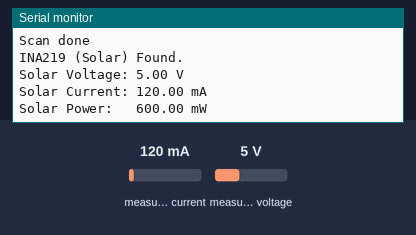
Recording of a sketch running on a simulated ESP32. Parts: the last lines printed to the serial monitor. The test bench sets the inputs (shaded band); at power-on: measured current 120 mA, measured voltage 5 V.

Above: at 2.2 s.
2.3 s: measured current set to 40 mA
At 3.6 s:
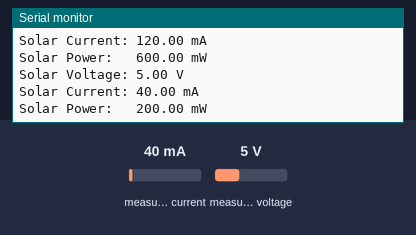
3.8 s: measured voltage set to 0.3 V
At 5.2 s:
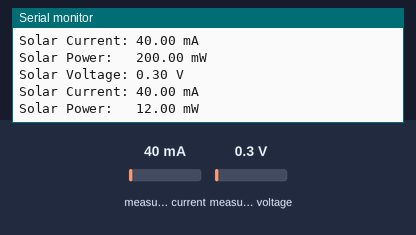
5.3 s: measured current set to 500 mA
At 8.4 s:
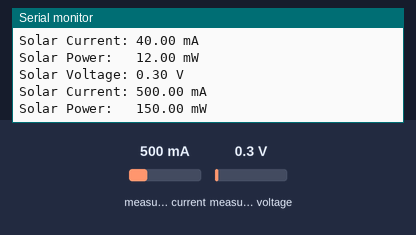
Timing chart, 0 to 9.9 s (numbered marks = the images above; inputs shaded):
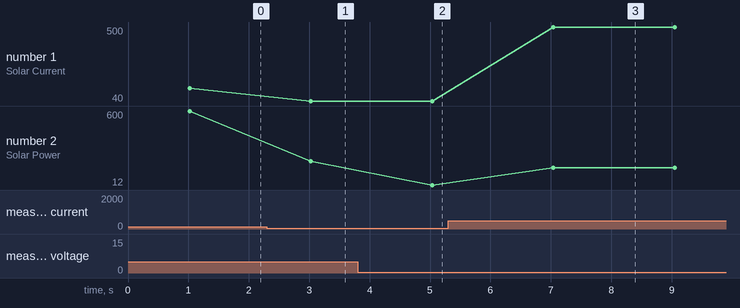

The sketch:

test_ina_solar.ino
```cpp
/*
  Test: INA219 (Solar)
  Description: Verify voltage and current readings from the solar sensor at address 0x41.

  Instructions:
  1. Open Serial Monitor at 115200 baud.
  2. Ensure the solar panel/charger is connected to the second INA219.
*/

#include <Wire.h>
#include <Adafruit_INA219.h>

Adafruit_INA219 ina219_solar(0x41);

void setup() {
  Serial.begin(115200);
  delay(1000);
  Serial.println("\n--- INA219 Solar Unit Test + I2C Scan ---");

  // Explicitly initialize I2C on pins 21 and 22
  Serial.println("Initialzing I2C on SDA=21, SCL=22...");
  Wire.begin(21, 22);

  // Quick I2C Scan
  Serial.println("Scanning I2C bus...");
  byte error, address;
  int nDevices = 0;
  for(address = 1; address < 127; address++ ) {
    Wire.beginTransmission(address);
    error = Wire.endTransmission();
    if (error == 0) {
      Serial.print("I2C device found at address 0x");
      if (address<16) Serial.print("0");
      Serial.print(address,HEX);
      Serial.println("  !");
      nDevices++;
    }
  }
  if (nDevices == 0) Serial.println("No I2C devices found\n");
  else Serial.println("Scan done\n");

  if (!ina219_solar.begin()) {
    Serial.println("Failed to find INA219 (Solar) chip at 0x41");
    while (1) { delay(10); }
  }
  ina219_solar.setCalibration_32V_2A();
  Serial.println("INA219 (Solar) Found.");
}

void loop() {
  float busvoltage = ina219_solar.getBusVoltage_V();
  float current_mA = ina219_solar.getCurrent_mA();
  float power_mW = ina219_solar.getPower_mW();

  Serial.print("Solar Voltage: "); Serial.print(busvoltage); Serial.println(" V");
  Serial.print("Solar Current: "); Serial.print(current_mA); Serial.println(" mA");
  Serial.print("Solar Power:   "); Serial.print(power_mW); Serial.println(" mW");
  Serial.println("");

  delay(2000);
}
```

Measured:
- after the input at 2.3 s, the serial monitor: prints a new line after 0.73 s (image 1)
- after the input at 3.8 s, the serial monitor: prints a new line after 1.2 s (image 2)
- after the input at 5.3 s, the serial monitor: prints a new line after 1.7 s (image 3)
- plotted number 1: 120 → 40 after the input at 2.3 s, 40 → 500 after the input at 5.3 s
- plotted number 2: 600 → 200 after the input at 2.3 s, 200 → 12 after the input at 3.8 s, 12 → 150 after the input at 5.3 s
